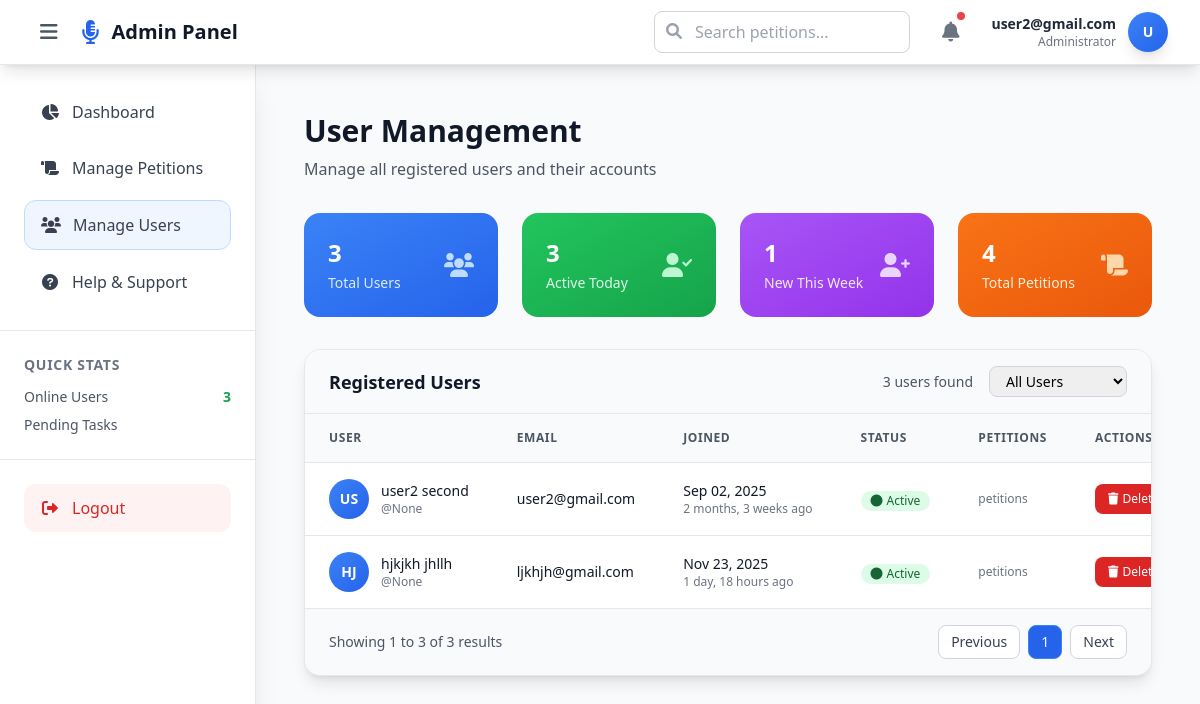
The page /user-list (signed in) on the database its author committed.
### peptitions/models.py (models this page shows, shortened)
class User(AbstractUser):
    username = None  # remove username field
    email = models.EmailField(unique=True)  # make email unique
    first_name = models.CharField(max_length=255)
    last_name = models.CharField(max_length=255)
    created_at = models.DateTimeField(auto_now_add=True)
    USERNAME_FIELD = "email"  # login with email
    REQUIRED_FIELDS = []  # require full_name when creating superuser
    objects = CustomUserManager()

### peptitions/views.py (the view)
# urls.py: path('user-list', views.user_list, name="user-list"),
@login_required
def user_list(request):
    users = User.objects.all()
    one_week_ago = timezone.now() - timedelta(days=7)
    context = {
        'users': users,
        'total_users': users.count(),
        'active_users': users.filter(last_login__isnull=False).count(),  # Simplified
        'new_this_week': users.filter(created_at__gte=one_week_ago).count(),
        'total_petitions': Petition.objects.count(),
    }
    return render(request, "peptitions/adminPage/user-list.html", context)

### peptitions/templates/peptitions/adminPage/user-list.html (shortened to what this page needs)
{% extends "peptitions/main.html" %}
{% load crispy_forms_tags %}
{% block content %}
<main class="flex-1 p-6">
  <div class="mb-8">
    <div class="flex flex-col lg:flex-row lg:items-center lg:justify-between">
      <div>
        <h1 class="text-3xl font-bold text-gray-900 mb-2">User Management</h1>
        <p class="text-gray-600">Manage all registered users and their accounts</p>
      </div>
    </div>
  </div>
  <div class="grid grid-cols-1 md:grid-cols-4 gap-6 mb-8">
    <div class="bg-gradient-to-br from-blue-500 to-blue-600 text-white rounded-2xl p-6">
      <div class="flex items-center justify-between">
        <div>
          <p class="text-2xl font-bold mb-1">{{ total_users }}</p>
          <p class="text-blue-100 text-sm font-medium">Total Users</p>
        </div>
        <i class="fas fa-users text-2xl text-blue-200"></i>
      </div>
    </div>
    <div class="bg-gradient-to-br from-green-500 to-green-600 text-white rounded-2xl p-6">
      <div class="flex items-center justify-between">
        <div>
          <p class="text-2xl font-bold mb-1">{{ active_users }}</p>
          <p class="text-green-100 text-sm font-medium">Active Today</p>
        </div>
        <i class="fas fa-user-check text-2xl text-green-200"></i>
      </div>
    </div>
    <div class="bg-gradient-to-br from-purple-500 to-purple-600 text-white rounded-2xl p-6">
      <div class="flex items-center justify-between">
        <div>
          <p class="text-2xl font-bold mb-1">{{ new_this_week }}</p>
          <p class="text-purple-100 text-sm font-medium">New This Week</p>
        </div>
        <i class="fas fa-user-plus text-2xl text-purple-200"></i>
      </div>
    </div>
    <div class="bg-gradient-to-br from-orange-500 to-orange-600 text-white rounded-2xl p-6">
      <div class="flex items-center justify-between">
        <div>
          <p class="text-2xl font-bold mb-1">{{ total_petitions }}</p>
          <p class="text-orange-100 text-sm font-medium">Total Petitions</p>
        </div>
        <i class="fas fa-scroll text-2xl text-orange-200"></i>
      </div>
    </div>
  </div>
  <div class="bg-white rounded-2xl shadow-lg border border-gray-200 overflow-hidden">
    <div class="px-6 py-4 bg-gray-50 border-b border-gray-200">
      <div class="flex flex-col sm:flex-row sm:items-center sm:justify-between">
        <h3 class="text-lg font-semibold text-gray-900">Registered Users</h3>
        <div class="flex items-center space-x-4 mt-2 sm:mt-0">
          <span class="text-sm text-gray-600">{{ users.count }} users found</span>
          <select class="text-sm border border-gray-300 rounded-lg px-3 py-1 focus:ring-2 focus:ring-blue-500 focus:border-blue-500">
            <option>All Users</option>
          </select>
        </div>
      </div>
    </div>
    <div class="overflow-x-auto">
      <table class="w-full">
        <thead class="bg-gray-50 border-b border-gray-200">
          <tr>
            <th class="px-6 py-4 text-left text-xs font-semibold text-gray-600 uppercase tracking-wider">User</th>
            <th class="px-6 py-4 text-left text-xs font-semibold text-gray-600 uppercase tracking-wider">Email</th>
            <th class="px-6 py-4 text-left text-xs font-semibold text-gray-600 uppercase tracking-wider">Joined</th>
            <th class="px-6 py-4 text-left text-xs font-semibold text-gray-600 uppercase tracking-wider">Status</th>
            <th class="px-6 py-4 text-left text-xs font-semibold text-gray-600 uppercase tracking-wider">Petitions</th>
            <th class="px-6 py-4 text-left text-xs font-semibold text-gray-600 uppercase tracking-wider">Actions</th>
          </tr>
        </thead>
        <tbody class="bg-white divide-y divide-gray-200">
          {% for user in users %}
            {% if not user.is_superuser %}
            <tr class="hover:bg-gray-50 transition-colors duration-150">
              <td class="px-6 py-4 whitespace-nowrap">
                <div class="flex items-center">
                  <div class="w-10 h-10 bg-gradient-to-br from-blue-500 to-blue-600 rounded-full flex items-center justify-center text-white font-semibold text-sm mr-3">
                    {{ user.first_name|first|upper }}{{ user.last_name|first|upper }}
                  </div>
                  <div>
                    <div class="text-sm font-medium text-gray-900">
                      {{ user.first_name }} {{ user.last_name }}
                    </div>
                    <div class="text-xs text-gray-500">@{{ user.username }}</div>
                  </div>
                </div>
              </td>
              <td class="px-6 py-4 whitespace-nowrap">
                <div class="text-sm text-gray-900">{{ user.email }}</div>
              </td>
              <td class="px-6 py-4 whitespace-nowrap">
                <div class="text-sm text-gray-900">{{ user.created_at|date:"M d, Y" }}</div>
                <div class="text-xs text-gray-500">{{ user.created_at|timesince }} ago</div>
              </td>
              <td class="px-6 py-4 whitespace-nowrap">
                <span class="inline-flex items-center px-2.5 py-0.5 rounded-full text-xs font-medium bg-green-100 text-green-800">
                  <i class="fas fa-circle text-xs mr-1"></i>
                  Active
                </span>
              </td>
              <td class="px-6 py-4 whitespace-nowrap">
                <div class="text-xs text-gray-500">petitions</div>
              </td>
              <td class="px-6 py-4 whitespace-nowrap">
                <div class="flex items-center space-x-2">
                  <a href="{% url 'delete-user' user.id %}"
                     onclick="return confirm('Are you sure you want to delete {{ user.first_name }} {{ user.last_name }}? This action cannot be undone.');"
                     class="inline-flex items-center px-3 py-1.5 border border-transparent text-xs font-medium rounded-lg text-white bg-red-600 hover:bg-red-700 transition-colors duration-200">
                    <i class="fas fa-trash mr-1"></i>
                    Delete
                  </a>
                </div>
              </td>
            </tr>
            {% endif %}
          {% endfor %}
        </tbody>
      </table>
    </div>
    <div class="px-6 py-4 bg-gray-50 border-t border-gray-200">
      <div class="flex flex-col sm:flex-row sm:items-center sm:justify-between">
        <div class="text-sm text-gray-600">
          Showing <span class="font-medium">1</span> to <span class="font-medium">{{ users.count }}</span> of <span class="font-medium">{{ users.count }}</span> results
        </div>
        <div class="mt-2 sm:mt-0">
          <nav class="flex space-x-2">
            <button class="px-3 py-1.5 border border-gray-300 rounded-lg text-sm font-medium text-gray-700 bg-white hover:bg-gray-50">
              Previous
            </button>
            <button class="px-3 py-1.5 border border-blue-500 rounded-lg text-sm font-medium text-white bg-blue-600">
              1
            </button>
            <button class="px-3 py-1.5 border border-gray-300 rounded-lg text-sm font-medium text-gray-700 bg-white hover:bg-gray-50">
              Next
            </button>
          </nav>
        </div>
      </div>
    </div>
  </div>
</main>
{% endblock %}

### peptitions/templates/peptitions/main.html (shortened to what this page needs)
<!DOCTYPE html>
<html lang="en">
<head>
  <script src="https://cdn.tailwindcss.com"></script>
  <link href="https://cdnjs.cloudflare.com/ajax/libs/font-awesome/6.0.0/css/all.min.css" rel="stylesheet">
</head>
<body class="bg-gray-50 min-h-screen">
  <nav class="bg-white shadow-lg border-b border-gray-200 sticky top-0 z-50">
    <div class="max-w-7xl mx-auto px-4 sm:px-6 lg:px-8">
      <div class="flex justify-between items-center h-16">
        <div class="flex items-center space-x-4">
          <button id="sidebarToggle" class="p-2 rounded-lg text-gray-600 hover:text-blue-600 hover:bg-gray-100 transition-colors duration-200">
            <i class="fas fa-bars text-xl"></i>
          </button>
          <div class="flex items-center space-x-3">
            <i class="fas fa-microphone-alt text-blue-600 text-2xl"></i>
            <h1 class="text-xl font-bold text-gray-900 hidden sm:block">Admin Panel</h1>
          </div>
        </div>
        <div class="flex items-center space-x-6">
          <div class="hidden md:block relative">
            <form method="GET" action="{% url 'search_p' %}">
              <input
                type="text"
                name="q"
                placeholder="Search petitions..."
                class="pl-10 pr-4 py-2 border border-gray-300 rounded-lg focus:ring-2 focus:ring-blue-500 focus:border-blue-500 w-64 transition-all duration-200"
              >
              <i class="fas fa-search absolute left-3 top-3 text-gray-400"></i>
            </form>
          </div>
          <button class="relative p-2 text-gray-500 hover:text-blue-600 transition-colors duration-200 rounded-lg hover:bg-gray-100">
            <i class="fas fa-bell text-xl"></i>
            <span class="absolute top-0 right-0 w-3 h-3 bg-red-500 rounded-full border-2 border-white"></span>
          </button>
          <div class="flex items-center space-x-3">
            <div class="text-right hidden md:block">
              <p class="font-semibold text-gray-800 text-sm">{{ user.email }}</p>
              <p class="text-gray-500 text-xs">Administrator</p>
            </div>
            <div class="w-10 h-10 bg-gradient-to-br from-blue-500 to-blue-600 rounded-full flex items-center justify-center shadow-lg">
              <span class="text-white font-semibold text-sm">{{ user.email|first|upper }}</span>
            </div>
          </div>
        </div>
      </div>
    </div>
  </nav>
  <aside id="sidebar"
         class="fixed left-0 top-16 h-[calc(100vh-4rem)] w-64 bg-white shadow-xl border-r border-gray-200 transform -translate-x-full md:-translate-x-0 transition-transform duration-300 ease-in-out z-40">
    <nav class="p-6 space-y-2">
      <a href="{% url 'dashboard' %}"
         class="flex items-center space-x-3 px-4 py-3 rounded-xl transition-all duration-200 hover:bg-blue-50 hover:text-blue-600 text-gray-700 ">
        <i class="fas fa-chart-pie w-5 text-center"></i>
        <span>Dashboard</span>
      </a>
      <a href="{% url 'petition-list' %}"
         class="flex items-center space-x-3 px-4 py-3 rounded-xl transition-all duration-200 hover:bg-blue-50 hover:text-blue-600 text-gray-700 ">
        <i class="fas fa-scroll w-5 text-center"></i>
        <span>Manage Petitions</span>
      </a>
      <a href="{% url 'user-list' %}"
         class="flex items-center space-x-3 px-4 py-3 rounded-xl transition-all duration-200 hover:bg-blue-50 hover:text-blue-600 text-gray-700 {% if request.resolver_match.url_name == 'user-list' %} bg-blue-50 text-blue-600 border border-blue-200 {% endif %}">
        <i class="fas fa-users w-5 text-center"></i>
        <span>Manage Users</span>
      </a>
      <a href="http://drammzy.pythonanywhere.com/"
         class="flex items-center space-x-3 px-4 py-3 rounded-xl transition-all duration-200 hover:bg-blue-50 hover:text-blue-600 text-gray-700">
        <i class="fas fa-question-circle w-5 text-center"></i>
        <span>Help & Support</span>
      </a>
    </nav>
    <div class="p-6 border-t border-gray-200">
      <h3 class="text-sm font-semibold text-gray-500 uppercase tracking-wider mb-3">Quick Stats</h3>
      <div class="space-y-2">
        <div class="flex justify-between items-center text-sm">
          <span class="text-gray-600">Online Users</span>
          <span class="font-semibold text-green-600">{{ total_users }}</span>
        </div>
        <div class="flex justify-between items-center text-sm">
          <span class="text-gray-600">Pending Tasks</span>
        </div>
      </div>
    </div>
    <div class="p-6 border-t border-gray-200 mt-auto">
      <form method="POST" action="/logout/">
        <button type="submit"
                class="w-full flex items-center space-x-3 px-4 py-3 rounded-xl bg-red-50 hover:bg-red-100 text-red-600 transition-all duration-200">
          <i class="fas fa-sign-out-alt w-5 text-center"></i>
          <span>Logout</span>
        </button>
      </form>
    </div>
  </aside>
  <div class="min-h-screen">
    <main class="p-6 md:ml-0 transition-all duration-300" id="mainContent">
      {% block content %}
      {% endblock %}
    </main>
  </div>
</body>
</html>

### rows shown on the page
User: email "user2@gmail.com", email|first "U", first_name|first "U", last_name|first "S", first_name "user2", last_name "second", username "None", created_at "Sep 02, 2025", created_at "2 months, 3 weeks"
User: first_name|first "H", last_name|first "J", first_name "hjkjkh", last_name "jhllh", username "None", email "ljkhjh@gmail.com", created_at "Nov 23, 2025", created_at "1 day, 18 hours"

### other values the page prints
{{ total_users }} "3"
{{ active_users }} "3"
{{ new_this_week }} "1"
{{ total_petitions }} "4"
{{ users.count }} "3"
